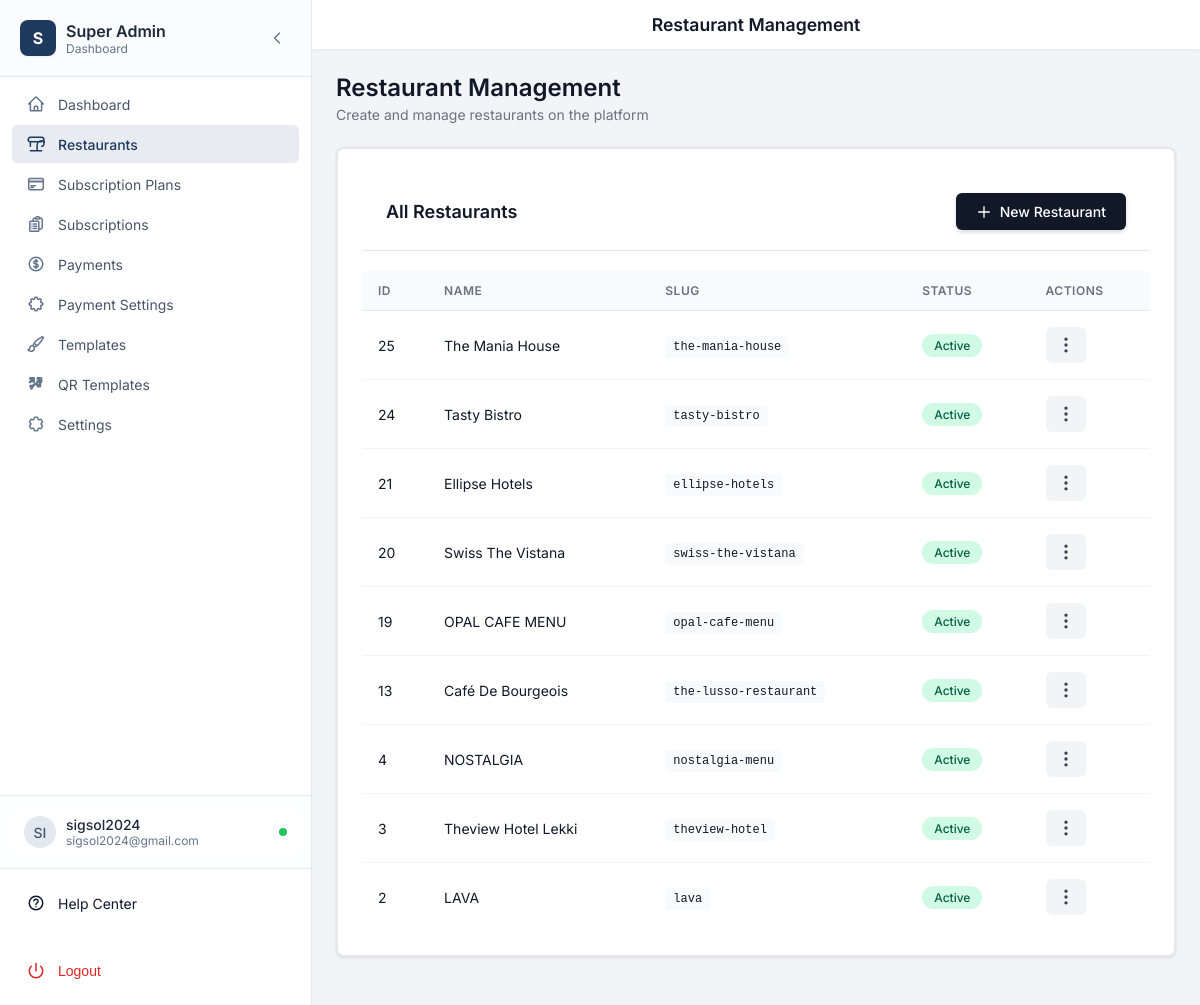
Page /admin/restaurants.php (signed in) on the committed database.
### tables this page shows
CREATE TABLE `restaurants` (
  `id` int(11) NOT NULL,
  `name` varchar(255) NOT NULL,
  `slug` varchar(255) NOT NULL,
  `logo` varchar(255) DEFAULT NULL,
  `hero_image` varchar(255) DEFAULT NULL,
  `description` text DEFAULT NULL,
  `phone` varchar(50) DEFAULT NULL,
  `email` varchar(255) DEFAULT NULL,
  `address` text DEFAULT NULL,
  `website` varchar(255) DEFAULT NULL,
  `whatsapp_link` varchar(255) DEFAULT NULL,
  `instagram_url` varchar(255) DEFAULT NULL,
  `facebook_url` varchar(255) DEFAULT NULL,
  `twitter_url` varchar(255) DEFAULT NULL,
  `enable_food_ordering` tinyint(1) NOT NULL DEFAULT 1,
  `enable_table_reservations` tinyint(1) NOT NULL DEFAULT 1,
  `map_latitude` decimal(10,8) DEFAULT NULL,
  `map_longitude` decimal(11,8) DEFAULT NULL,
  `header_menu_items` text DEFAULT NULL,
  `footer_content` text DEFAULT NULL,
  `manager_email` varchar(255) DEFAULT NULL,
  `google_rating` decimal(3,1) DEFAULT 4.5,
  `rating_source` varchar(50) DEFAULT 'Google',
  `template_id` int(11) DEFAULT 1,
  `is_active` tinyint(1) DEFAULT 1,
  `available_items_count` int(11) DEFAULT 0,
  `unavailable_items_count` int(11) DEFAULT 0,
  `subscription_id` int(11) DEFAULT NULL,
  `created_at` timestamp NOT NULL DEFAULT current_timestamp(),
  `updated_at` timestamp NOT NULL DEFAULT current_timestamp() ON UPDATE current_timestamp()
);

### admin/restaurants.php (the view, shortened to what this page needs)
<?php
$pdo = getDBConnection();
$editRestaurant = null;
$restaurants = [];
if ($pdo) {
    $restaurants = $pdo->query("SELECT * FROM restaurants ORDER BY created_at DESC")->fetchAll();
}
include __DIR__ . '/../includes/admin-layout.php';
?>
<div class="page-header">
    <h1 class="page-title">Restaurant Management</h1>
    <p class="page-subtitle">Create and manage restaurants on the platform</p>
</div>
        <div class="card">
            <div class="card-header">
                <h2 class="card-title">All Restaurants</h2>
                <?php if (!$editRestaurant): ?>
                    <button class="btn btn-primary" onclick="openRestaurantModal()">
                        <svg xmlns="http://www.w3.org/2000/svg" fill="none" viewBox="0 0 24 24" stroke="currentColor">
                            <path stroke-linecap="round" stroke-linejoin="round" stroke-width="2" d="M12 4v16m8-8H4" />
                        </svg>
                        New Restaurant
                    </button>
                <?php endif; ?>
            </div>
            <table class="table">
                <thead>
                    <tr>
                        <th>ID</th>
                        <th>Name</th>
                        <th>Slug</th>
                        <th>Status</th>
                        <th>Actions</th>
                    </tr>
                </thead>
                <tbody>
                    <?php if (empty($restaurants)): ?>
                        <tr>
                            <td colspan="5" style="text-align: center; padding: 40px; color: var(--muted);">
                                No restaurants found.
                            </td>
                        </tr>
                    <?php else: ?>
                        <?php foreach ($restaurants as $restaurant): ?>
                            <tr>
                                <td><?php echo $restaurant['id']; ?></td>
                                <td><?php echo htmlspecialchars($restaurant['name']); ?></td>
                                <td><code style="background: #f9fafb; padding: 4px 8px; border-radius: 4px; font-size: 12px;"><?php echo htmlspecialchars($restaurant['slug']); ?></code></td>
                                <td><span class="status-badge <?php echo $restaurant['is_active'] ? 'active' : 'inactive'; ?>"><?php echo $restaurant['is_active'] ? 'Active' : 'Inactive'; ?></span></td>
                                <td class="actions-cell">
                                    <button class="actions-btn" type="button" title="Actions">
                                        <svg xmlns="http://www.w3.org/2000/svg" fill="none" viewBox="0 0 24 24" stroke="currentColor" width="20" height="20">
                                            <path stroke-linecap="round" stroke-linejoin="round" stroke-width="2" d="M12 5v.01M12 12v.01M12 19v.01M12 6a1 1 0 110-2 1 1 0 010 2zm0 7a1 1 0 110-2 1 1 0 010 2zm0 7a1 1 0 110-2 1 1 0 010 2z" />
                                        </svg>
                                    </button>
                                </td>
                            </tr>
                        <?php endforeach; ?>
                    <?php endif; ?>
                </tbody>
            </table>
        </div>
<?php include __DIR__ . '/../includes/admin-footer.php'; ?>

### includes/sidebar-admin.php (shortened to what this page needs)
<?php
$currentPath = $_SERVER['REQUEST_URI'];
$userInfo = null;
if (isLoggedIn() && isSuperAdmin()) {
    $pdo = getDBConnection();
    if ($pdo) {
        $userId = getCurrentUserId();
        $stmt = $pdo->prepare("SELECT username, email FROM admins WHERE id = ?");
        $stmt->execute([$userId]);
        $userInfo = $stmt->fetch();
    }
}
$activeId = 'dashboard';
foreach ($navItems as $item) {
    if (strpos($currentPath, $item['href']) !== false) {
        $activeId = $item['id'];
        break;
    }
}
$username = $_SESSION['username'] ?? 'Admin';
$userEmail = $userInfo['email'] ?? '';
$userInitials = strtoupper(substr($username, 0, 2));
?>
<aside class="sidebar-modern" id="sidebar">
    <div class="sidebar-header-modern">
        <div class="sidebar-logo-wrapper">
            <div class="sidebar-logo">
                <div class="logo-icon-modern">S</div>
                <div class="logo-text">
                    <span class="logo-title">Super Admin</span>
                    <span class="logo-subtitle">Dashboard</span>
                </div>
            </div>
        </div>
        <button
            onclick="toggleCollapse()"
            class="collapse-btn-modern"
            aria-label="Collapse sidebar"
        >
            <svg xmlns="http://www.w3.org/2000/svg" fill="none" viewBox="0 0 24 24" stroke-width="2" stroke="currentColor" class="collapse-icon">
                <path stroke-linecap="round" stroke-linejoin="round" d="M15.75 19.5L8.25 12l7.5-7.5" />
            </svg>
        </button>
    </div>
    <nav class="sidebar-nav">
        <ul class="nav-list">
            <?php foreach ($navItems as $item): ?>
                <?php $isActive = $activeId === $item['id']; ?>
                <li>
                    <a
                        href="<?php echo htmlspecialchars($item['href']); ?>"
                        class="nav-item <?php echo $isActive ? 'active' : ''; ?>"
                        title="<?php echo htmlspecialchars($item['name']); ?>"
                    >
                        <div class="nav-icon-wrapper">
                            <svg xmlns="http://www.w3.org/2000/svg" fill="none" viewBox="0 0 24 24" stroke-width="2" stroke="currentColor" class="nav-icon">
                                <path stroke-linecap="round" stroke-linejoin="round" d="<?php echo htmlspecialchars($item['icon']); ?>" />
                            </svg>
                        </div>
                        <span class="nav-text"><?php echo htmlspecialchars($item['name']); ?></span>
                    </a>
                </li>
            <?php endforeach; ?>
        </ul>
    </nav>
    <div class="sidebar-footer-modern">
        <div class="sidebar-profile">
            <?php if (!isset($_COOKIE['sidebar_collapsed']) || $_COOKIE['sidebar_collapsed'] !== 'true'): ?>
                <div class="profile-card">
                    <div class="profile-avatar"><?php echo htmlspecialchars($userInitials); ?></div>
                    <div class="profile-info">
                        <p class="profile-name"><?php echo htmlspecialchars($username); ?></p>
                        <p class="profile-role"><?php echo htmlspecialchars($userEmail ?: 'Administrator'); ?></p>
                    </div>
                    <div class="profile-status" title="Online"></div>
                </div>
            <?php endif; ?>
        </div>
        <div class="sidebar-logout">
            <a href="https://resmenu.net/contact" class="logout-btn help-btn" target="_blank" rel="noopener noreferrer" title="Help Center">
                <div class="nav-icon-wrapper" aria-hidden="true">
                    <svg xmlns="http://www.w3.org/2000/svg" fill="none" viewBox="0 0 24 24" stroke-width="2" stroke="currentColor" class="nav-icon">
                        <path stroke-linecap="round" stroke-linejoin="round" d="M9.09 9a3 3 0 015.82 1c0 2-3 2-3 4m.008 3h.01M21 12a9 9 0 11-18 0 9 9 0 0118 0z" />
                    </svg>
                </div>
                <span class="nav-text">Help Center</span>
            </a>
        </div>
        <div class="sidebar-logout">
            <form action="/admin/logout.php" method="post">
                <button type="submit" class="logout-btn" title="Logout">
                    <div class="nav-icon-wrapper" aria-hidden="true">
                        <svg xmlns="http://www.w3.org/2000/svg" fill="none" viewBox="0 0 24 24" stroke-width="2" stroke="currentColor" class="nav-icon logout-icon">
                            <path stroke-linecap="round" stroke-linejoin="round" d="M12 2v10m6.364-6.364a9 9 0 1 1-12.728 0" />
                        </svg>
                    </div>
                    <span class="nav-text">Logout</span>
                </button>
            </form>
        </div>
    </div>
</aside>

### assets/css/admin.css (style rules this page uses)
:root { --text-dark: #1F2937; --text-gray: #6B7280; --text-light: #9CA3AF; --bg-light: #F9FAFB; --border-light: #E5E7EB; --success-green: #059669; --success-bg: #D1FAE5; --error-red: #DC2626; --error-bg: #FEE2E2; --warning-bg: #F3F4F6; --warning-text: #4b5563; --chart-orange: #D97706; --chart-red: #B91C1C; --chart-brown: #92400E; --chart-yellow: #FDE68A; --chart-warm: #F59E0B; }
.btn { transition: all 0.2s ease; font-family: 'Inter', sans-serif; font-weight: 600; display: inline-flex; align-items: center; justify-content: center; gap: 8px; cursor: pointer; border: none; text-decoration: none; }
.btn-primary { background: var(--primary); color: white; box-shadow: 0 2px 4px rgba(30, 58, 95, 0.2); }
.btn svg { width: 18px; height: 18px; }
.card { background: white; border-radius: 16px; box-shadow: 0 1px 3px rgba(0, 0, 0, 0.1); border: 2px solid var(--border-light); padding: 24px; transition: all 0.3s; }
.card-header { display: flex; align-items: center; justify-content: space-between; margin-bottom: 20px; padding-bottom: 16px; border-bottom: 2px solid var(--border-light); }
.card-title { font-size: 20px; font-weight: 700; color: var(--text-dark); display: flex; align-items: center; gap: 12px; }
* { transition-property: color, background-color, border-color, transform, box-shadow; transition-duration: 0.2s; transition-timing-function: ease; }
.page-header { margin-bottom: 24px; }
.page-title { font-size: 1.5rem; font-weight: 600; color: var(--text-dark); margin: 0; }
.page-subtitle { color: var(--text-gray); font-size: 0.875rem; margin-top: 4px; }
.actions-cell { position: relative; }
.actions-btn { background: #f3f4f6; border: none; padding: 8px 10px; border-radius: 6px; cursor: pointer; font-size: 0.813rem; display: flex; align-items: center; justify-content: center; transition: background 0.2s; color: #374151; }

### admin/restaurants.php (style rules this page uses)
.page-header { margin-bottom: 24px; }
.page-title { font-size: 1.5rem; font-weight: 600; color: var(--text); margin: 0; }
.page-subtitle { font-size: 0.875rem; color: #6b7280; margin: 4px 0 0; }
.card { background: #fff; border-radius: 8px; box-shadow: 0 1px 3px rgba(0, 0, 0, 0.1); margin-bottom: 24px; }
.card-header { padding: 20px 24px; border-bottom: 1px solid #e5e7eb; display: flex; justify-content: space-between; align-items: center; }
.card-title { font-size: 1.125rem; font-weight: 600; color: #111827; margin: 0; }
.btn { padding: 10px 20px; border-radius: 6px; font-weight: 500; font-size: 0.875rem; cursor: pointer; border: none; text-decoration: none; display: inline-flex; align-items: center; gap: 8px; transition: background 0.2s; }
.btn svg { width: 16px; height: 16px; flex-shrink: 0; }
.btn-primary { background: #111827; color: #fff; }
.table { width: 100%; border-collapse: collapse; }
.table th { background: #f9fafb; padding: 12px 16px; text-align: left; font-size: 0.75rem; font-weight: 600; color: #6b7280; text-transform: uppercase; letter-spacing: 0.5px; border-bottom: 1px solid #e5e7eb; }
.table td { padding: 16px; border-bottom: 1px solid #f3f4f6; vertical-align: middle; font-size: 0.875rem; }
.table tr:last-child td { border-bottom: none; }
.status-badge { display: inline-block; padding: 4px 12px; border-radius: 12px; font-size: 0.75rem; font-weight: 500; }
.status-badge.active { background: #d1fae5; color: #065f46; }

### rows in the picture
restaurants: id "25", name "The Mania House", slug "the-mania-house", is_active "Active"
restaurants: id "24", name "Tasty Bistro", slug "tasty-bistro", is_active "Active"
restaurants: id "21", name "Ellipse Hotels", slug "ellipse-hotels", is_active "Active"
restaurants: id "20", name "Swiss The Vistana", slug "swiss-the-vistana", is_active "Active"
restaurants: id "19", name "OPAL CAFE MENU", slug "opal-cafe-menu", is_active "Active"
restaurants: id "13", name "Café De Bourgeois", slug "the-lusso-restaurant", is_active "Active"
restaurants: id "4", name "NOSTALGIA", slug "nostalgia-menu", is_active "Active"
restaurants: id "3", name "Theview Hotel Lekki", slug "theview-hotel", is_active "Active"
restaurants: id "2", name "LAVA", slug "lava", is_active "Active"

### other values in the picture
$item['name'] "Dashboard"
$item['name'] "Restaurants"
$item['name'] "Subscription Plans"
$item['name'] "Subscriptions"
$item['name'] "Payments"
$item['name'] "Payment Settings"
$item['name'] "Templates"
$item['name'] "QR Templates"
$item['name'] "Settings"
$userInitials "SI"
$username "sigsol2024"
$userEmail ?: 'Administrator' "sigsol2024@gmail.com"
$pageTitle "Restaurant Management"
